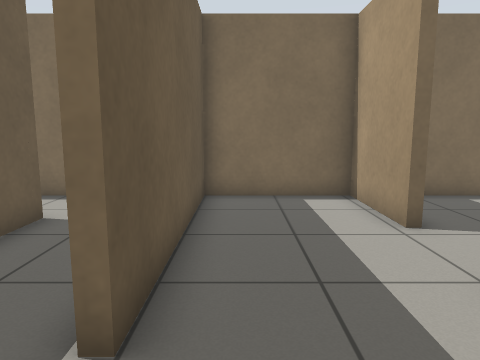
View 1 (above)

16 first-person views from a walk through a world built for the Gazebo simulator. The camera is 0.92 m above the floor, tilts 8° down and sees 70° across. The floor is counted in squares, 0.5 m on a side. Each view is taken from the middle of a square. On the plan, view 1 faces up. The plan holds only what a view shows up to about 17 squares ahead; the rest is blank. Robots are left out.

View 2
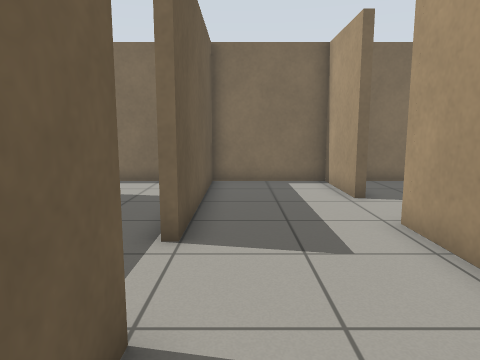

View 3
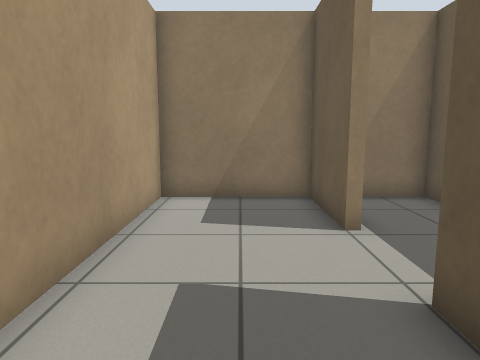

View 4
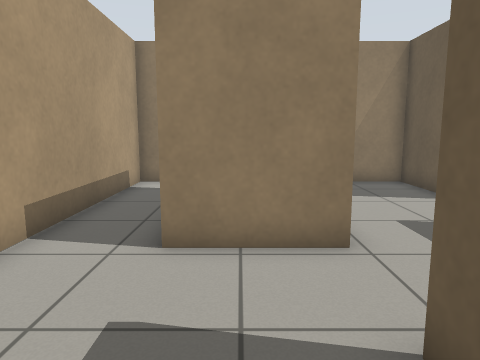

View 5
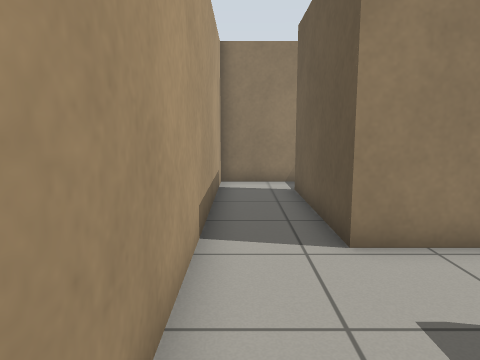

View 6
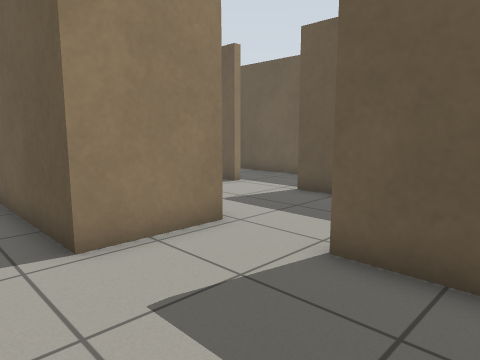

View 7
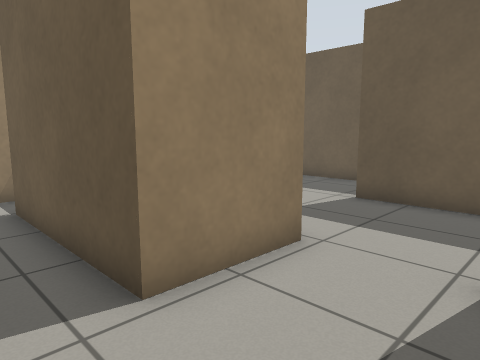

View 8
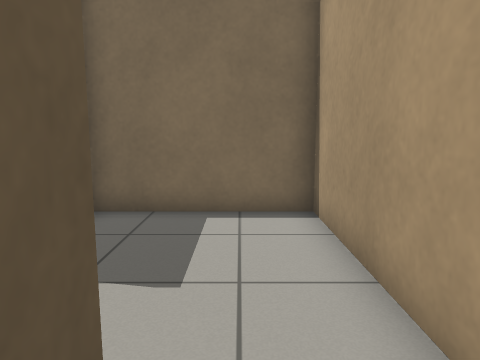

View 9
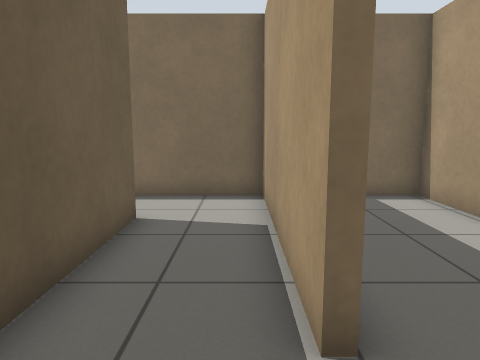

View 10
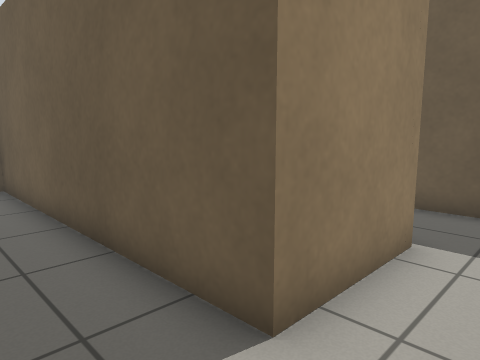

View 11
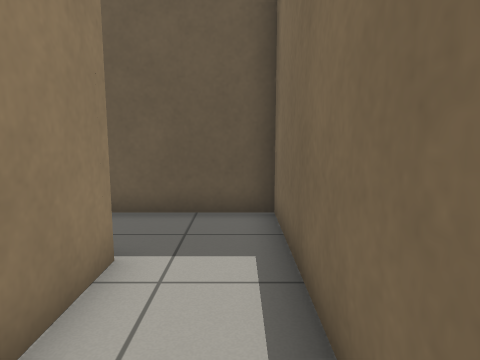

View 12
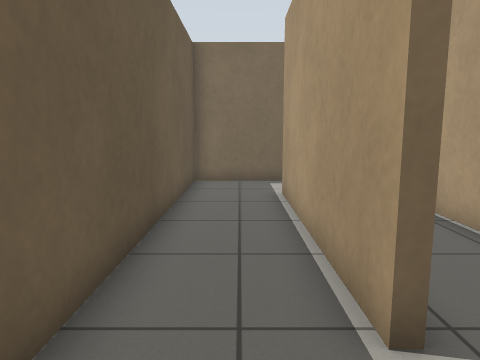

View 13
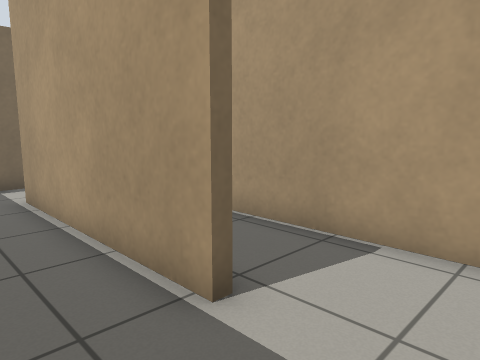

View 14
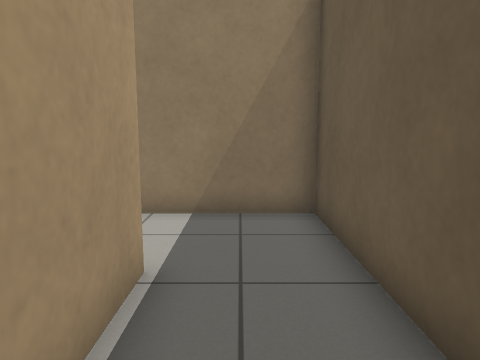

View 15
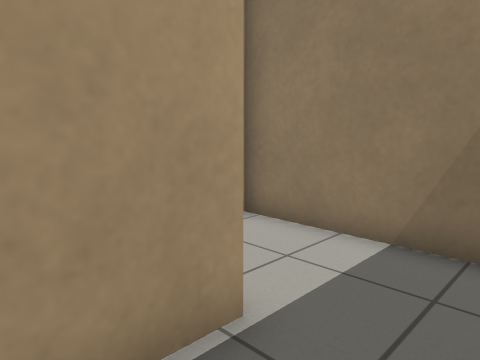

View 16
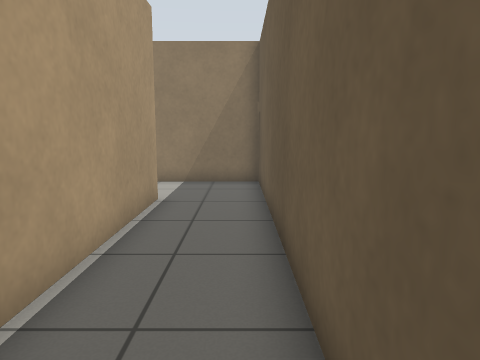

### Floor plan
Points are (right, up) in squares from view 1. A wall is a line through its corners. A room is listed if a view was taken in it or the views show most of it. See-through windows are left out.
Room 1 (views 1, 2)
walls: (-1, -0.3) (-1, -3.6) (3.2, -3.6) (3.2, 3.7); (-1, 3.5) (-1, 2.5)
ways out: opening at (1.5, 3) to room 2; opening at (-1, 1) to room 4
Room 2 (view 3)
walls: (3.5, 6.4) (3.2, 6.4) (3.2, 9.8) (-1, 9.8) (-1, 3.5)
ways out: opening at (1.5, 3) to room 1; opening at (4, 5) to room 3
Room 3 (views 4, 5, 6, 7, 8)
walls: (3.2, 3.7) (6.2, 3.7) (6.2, -1.9); (3.5, 8.4) (3.5, 6.4); (5.9, -3.6) (8.7, -3.6) (8.7, 9.8) (3.5, 9.8)
ways out: opening at (4, 5) to room 2; opening at (6, -2.5)
Room 4 (views 9, 10, 11, 12, 13, 14, 15, 16)
walls: (-7.7, -0.4) (-7.7, 7.2) (-4.2, 7.2) (-4.2, -3.6) (-2.5, -3.6); (-1.3, 2.5) (-1.3, 9.8) (-10.7, 9.8) (-10.7, -3.6) (-7.5, -3.6); (-1.4, -0.3) (-1, -0.3)
ways out: opening at (-1, 1) to room 1; opening at (-7, -2) to room 5
Room 5 (no view inside)
walls: (-7.5, -3.6) (-4.5, -3.6) (-4.5, 4.8)
ways out: opening at (-7, -2) to room 4

Where each view was taken, in squares from view 1:
view 1: 0 up, 0 right, facing up
view 2: 3 down, 0 right, facing up
view 3: 6 up, 1 right, facing down
view 4: 9 up, 5 right, facing down
view 5: 9 up, 8 right, facing down
view 6: 9 up, 8 right, facing down-left
view 7: 7 up, 8 right, facing down-left
view 8: 2 up, 7 right, facing up
view 9: 0 up, 2 left, facing up
view 10: 9 up, 2 left, facing down-left
view 11: 9 up, 3 left, facing left
view 12: 3 down, 9 left, facing up
view 13: 3 down, 10 left, facing up-right
view 14: 4 up, 9 left, facing down
view 15: 2 up, 10 left, facing down-right
view 16: 9 up, 10 left, facing down
